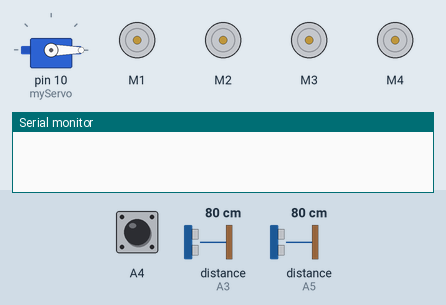
Recording of a sketch running on a simulated Arduino Uno, built with avr-gcc and run on an emulated ATmega328P. Parts: servo, 4 × DC motor (green arrow = forward, orange = backward, longer = faster), the last lines printed to the serial monitor. Wiring (inferred from the names in the program): ultrasonic range finder: trigger A2; echo A3. Inputs (shaded band) come from the test bench; at power-on: distance to the obstacle (sensors on A3, A5) 80 cm, A4 LOW. The echo pulse lasts 58.3 µs per cm.

Above: at 1.2 s.
1.3 s: distance to the obstacle (sensor on A3) set to 44 cm
7.3 s: distance to the obstacle (sensor on A3) set to 37 cm
At 9.8 s:
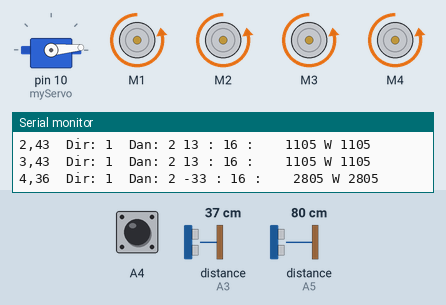
13.3 s: A4 pulsed HIGH 5 times (0.12 s each, 0.3 s apart)
20.8 s: distance to the obstacle (sensor on A5) set to 196 cm
At 23.1 s:
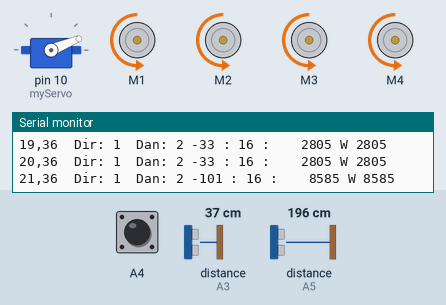
26.8 s: distance to the obstacle (sensor on A5) set to 203 cm
At 29.6 s:
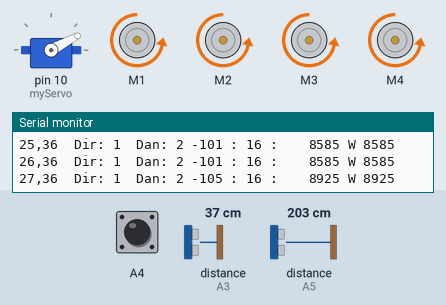
32.8 s: distance to the obstacle (sensor on A3) set to 60 cm
At 35.7 s:
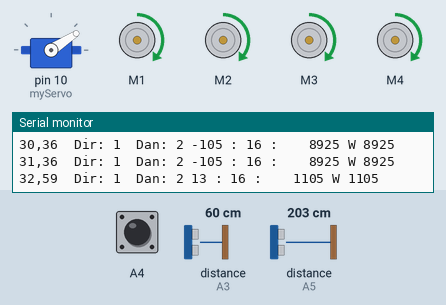
Timing chart, 0 to 52.4 s (numbered marks = the images above; inputs shaded):
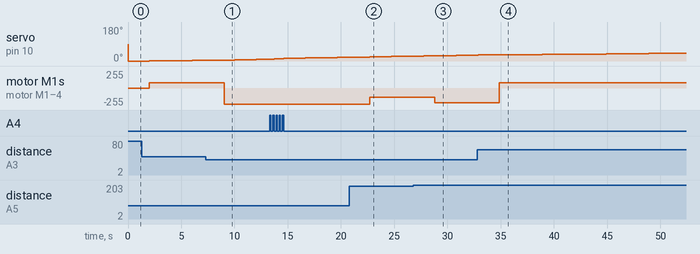

The sketch:

Medidas_a_controlremoto.ino
```cpp
// Librerías:

#include <AFMotor.h>
#include <Servo.h>


// Variables:

const int trigPin = A2;
const int echoPin = A3;

long duration;
int distance;
int direction;
int danger;

int motorspeed=200;
int ch1;
int ch2;
int potenR;
int potenL;


// Motores:

AF_DCMotor motorUR(1);
AF_DCMotor motorUL(2);
AF_DCMotor motorDL(3);
AF_DCMotor motorDR(4);

Servo myServo;


void setup() {

  pinMode(trigPin, OUTPUT);
  pinMode(echoPin, INPUT);
  Serial.begin(9600);
  myServo.attach(10);

  Serial.begin(9600);

  pinMode(A5, INPUT);

  motorUR.setSpeed(127);  // speed: 0 to 255
  motorUR.run(RELEASE);

  motorUL.setSpeed(127);  // speed: 0 to 255
  motorUL.run(RELEASE);

  motorDL.setSpeed(127);  // speed: 0 to 255
  motorDL.run(RELEASE);

  motorDR.setSpeed(127);  // speed: 0 to 255
  motorDR.run(RELEASE);

}


// error:


int calculateDistance(){

  digitalWrite(trigPin, LOW);
  delayMicroseconds(2);
  digitalWrite(trigPin, HIGH);
  delayMicroseconds(10);
  digitalWrite(trigPin, LOW);
  duration = pulseIn(echoPin, HIGH);
  distance= duration*0.034/2;
  return distance;
}


// Servo:
int movimiento_de_servo(int i, int distance){
if(i<60){direction=1;} else if(i>60 and i<120){direction=2;} else if(i>120 and i<180){direction=3;}
myServo.write(i);
if(distance<30){danger=1;} else if(distance<200){danger=2;} else{danger=3;}
}


// Radiocontrol:
int movimientoRC(){
  ch1 = -((pulseIn(A5, HIGH))/100)+13;
  potenR = (255/3)*ch1;
  potenL = (255/3)*ch1;

  ch2 = -((pulseIn(A4, HIGH))/100)+16;
    if(ch2==-3 and ch1==0){
      motorUL.run(FORWARD);
      motorDL.run(FORWARD);
    potenL = potenL + 255;
  }
   if(ch2>3 and ch1==0){
     motorUR.run(FORWARD);
     motorDR.run(FORWARD);
    potenR = potenR + 255;
  }
  if(ch1>0){
    motorUR.run(FORWARD);
    motorUL.run(FORWARD);
    motorDR.run(FORWARD);
    motorDL.run(FORWARD);
  }
  else if(ch1<0){
    motorUR.run(BACKWARD);
    motorUL.run(BACKWARD);
    motorDR.run(BACKWARD);
    motorDL.run(BACKWARD);
    potenR = -potenR;
    potenL = -potenL;
  }
  motorUR.setSpeed(potenR);  // speed: 0 to 255
  motorUL.setSpeed(potenL);  // speed: 0 to 255
  motorDR.setSpeed(potenR);  // speed: 0 to 255
  motorDL.setSpeed(potenL);  // speed: 0 to 255
}


// Loop:

void loop() {

for(int i=0;i<=200;i++){

distance = calculateDistance();

movimiento_de_servo(i, distance);

movimientoRC();


  Serial.print(i);
  Serial.print(",");
  Serial.print(distance);
  Serial.print("  Dir: ");
  Serial.print(direction);
  Serial.print("  Dan: ");
  Serial.print(danger);
  Serial.print(" ");
  Serial.print(ch1);
  Serial.print(" : ");
  Serial.print(ch2);
  Serial.print(" :    ");
  Serial.print(potenL);
  Serial.print(" W ");
  Serial.println(potenR);

  }

}
```

Measured:
- the behaviour switches between 42 and 41 cm on distance to the obstacle (sensor on A3) (found by bisection; images 0 and 1)
- the behaviour switches between 200 and 201 cm on distance to the obstacle (sensor on A5) (found by bisection; images 2 and 3)
- after the input at 7.3 s, motor M1–4: forward 81/255 → backward 245/255 after 1.7 s
- after the input at 20.8 s, motor M1–4: backward 245/255 → backward 137/255 after 1.9 s
- after the input at 26.8 s, motor M1–4: backward 137/255 → backward 221/255 after 2.0 s
- after the input at 32.8 s, motor M1–4: backward 221/255 → forward 81/255 after 2.1 s
